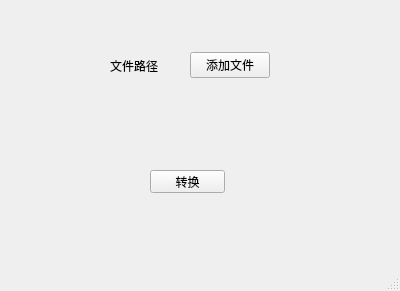
<?xml version="1.0" encoding="UTF-8"?>
<ui version="4.0">
 <class>xmind2json</class>
 <widget class="QMainWindow" name="xmind2json">
  <property name="geometry">
   <rect>
    <x>0</x>
    <y>0</y>
    <width>400</width>
    <height>291</height>
   </rect>
  </property>
  <property name="windowTitle">
   <string>MainWindow</string>
  </property>
  <widget class="QWidget" name="centralwidget">
   <widget class="QWidget" name="horizontalLayoutWidget">
    <property name="geometry">
     <rect>
      <x>110</x>
      <y>50</y>
      <width>160</width>
      <height>31</height>
     </rect>
    </property>
    <layout class="QHBoxLayout" name="horizontalLayout">
     <item>
      <widget class="QLabel" name="label">
       <property name="text">
        <string>文件路径</string>
       </property>
      </widget>
     </item>
     <item>
      <widget class="QPushButton" name="pushButton">
       <property name="text">
        <string>添加文件</string>
       </property>
      </widget>
     </item>
    </layout>
   </widget>
   <widget class="QPushButton" name="pushButton_2">
    <property name="geometry">
     <rect>
      <x>150</x>
      <y>170</y>
      <width>75</width>
      <height>23</height>
     </rect>
    </property>
    <property name="text">
     <string>转换</string>
    </property>
   </widget>
  </widget>
  <widget class="QStatusBar" name="statusbar"/>
 </widget>
 <resources/>
 <connections/>
</ui>
